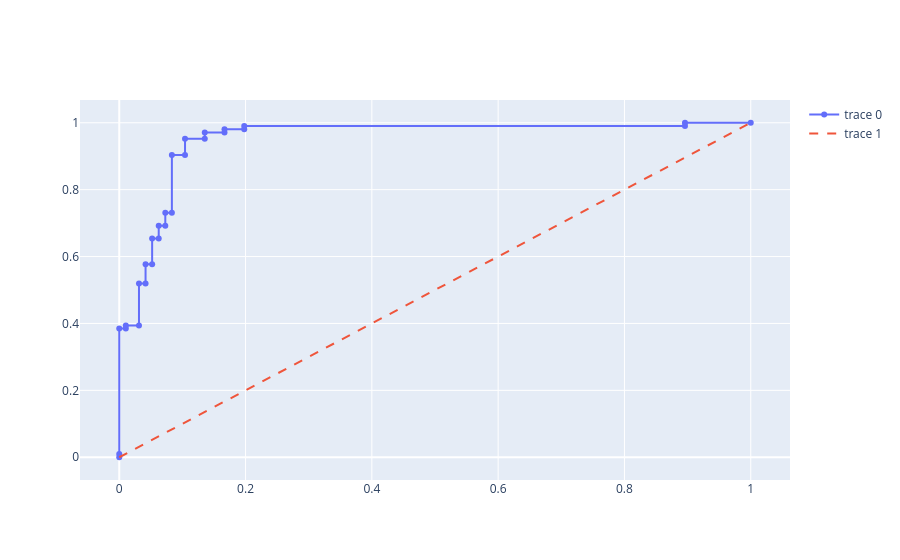

Here is the notebook cell this chart was saved with:
### Code cell
trace1=go.Scatter(x=fpr,y=tpr,mode='lines+markers',hovertext=[f"threshold= {i}" for i in thresholds])
trace2=go.Scatter(x=a,y=a,mode='lines',line=dict(dash='dash'))
go.Figure(data=[trace1,trace2],layout=None)
